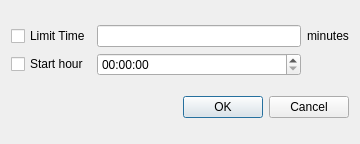
<?xml version="1.0" encoding="UTF-8"?>
<ui version="4.0">
 <class>SettingsDialog</class>
 <widget class="QDialog" name="SettingsDialog">
  <property name="geometry">
   <rect>
    <x>0</x>
    <y>0</y>
    <width>360</width>
    <height>144</height>
   </rect>
  </property>
  <property name="windowTitle">
   <string>Dialog</string>
  </property>
  <layout class="QGridLayout" name="gridLayout">
   <item row="1" column="0">
    <layout class="QGridLayout" name="gridLayout_2">
     <item row="1" column="1">
      <widget class="QLineEdit" name="lineEdit"/>
     </item>
     <item row="2" column="0">
      <widget class="QCheckBox" name="checkBox_2">
       <property name="text">
        <string>Start hour</string>
       </property>
      </widget>
     </item>
     <item row="1" column="0">
      <widget class="QCheckBox" name="checkBox">
       <property name="text">
        <string>Limit Time</string>
       </property>
      </widget>
     </item>
     <item row="1" column="2">
      <widget class="QLabel" name="label">
       <property name="text">
        <string>minutes</string>
       </property>
      </widget>
     </item>
     <item row="2" column="1">
      <widget class="QTimeEdit" name="timeEdit"/>
     </item>
    </layout>
   </item>
   <item row="2" column="0">
    <widget class="QDialogButtonBox" name="buttonBox">
     <property name="orientation">
      <enum>Qt::Horizontal</enum>
     </property>
     <property name="standardButtons">
      <set>QDialogButtonBox::Cancel|QDialogButtonBox::Ok</set>
     </property>
    </widget>
   </item>
  </layout>
 </widget>
 <resources/>
 <connections>
  <connection>
   <sender>buttonBox</sender>
   <signal>accepted()</signal>
   <receiver>SettingsDialog</receiver>
   <slot>accept()</slot>
   <hints>
    <hint type="sourcelabel">
     <x>248</x>
     <y>254</y>
    </hint>
    <hint type="destinationlabel">
     <x>157</x>
     <y>274</y>
    </hint>
   </hints>
  </connection>
  <connection>
   <sender>buttonBox</sender>
   <signal>rejected()</signal>
   <receiver>SettingsDialog</receiver>
   <slot>reject()</slot>
   <hints>
    <hint type="sourcelabel">
     <x>316</x>
     <y>260</y>
    </hint>
    <hint type="destinationlabel">
     <x>286</x>
     <y>274</y>
    </hint>
   </hints>
  </connection>
 </connections>
</ui>
